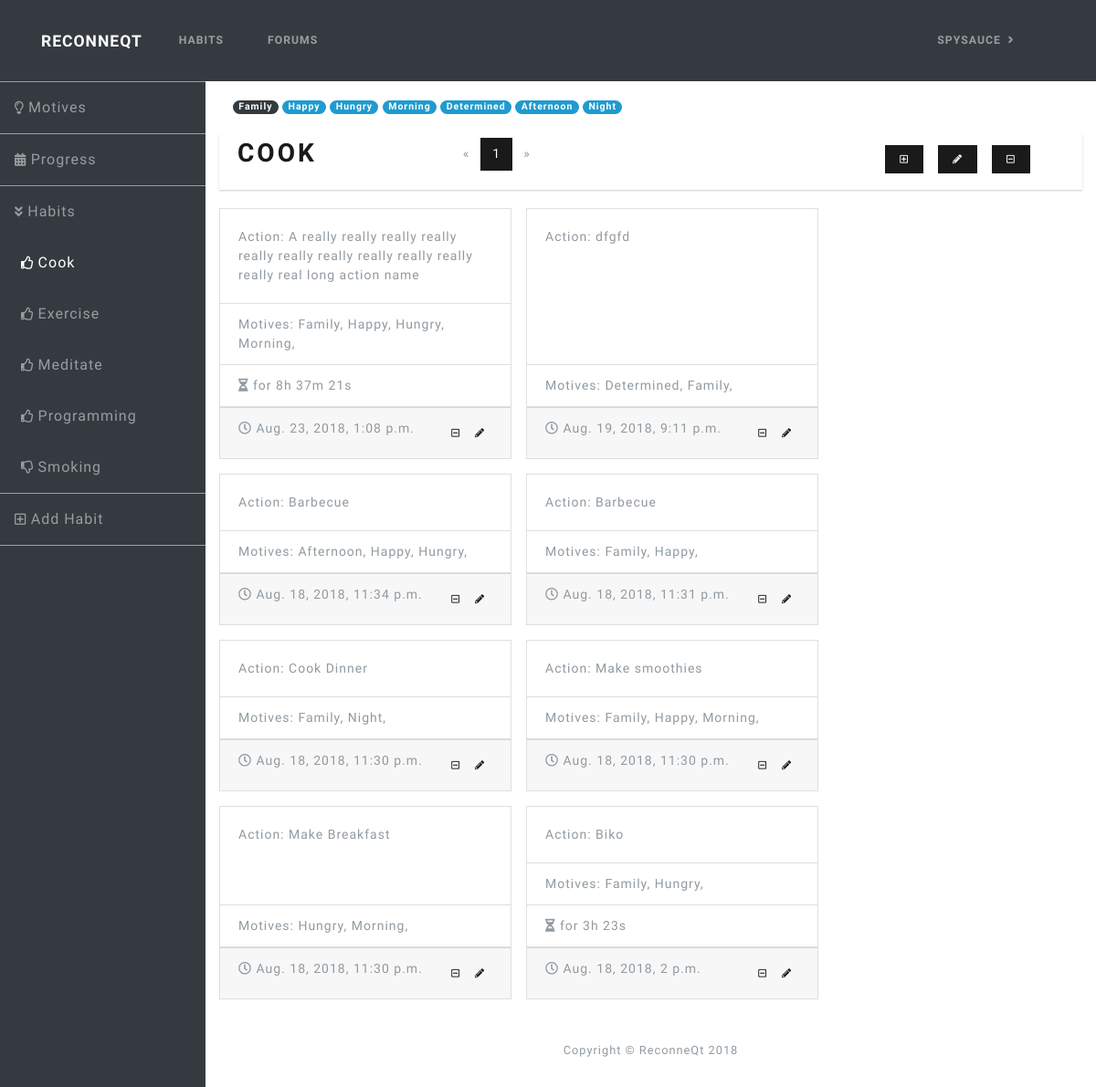
/reconneqt/habits/2/ (signed in), run on an earlier commit of the app's database.
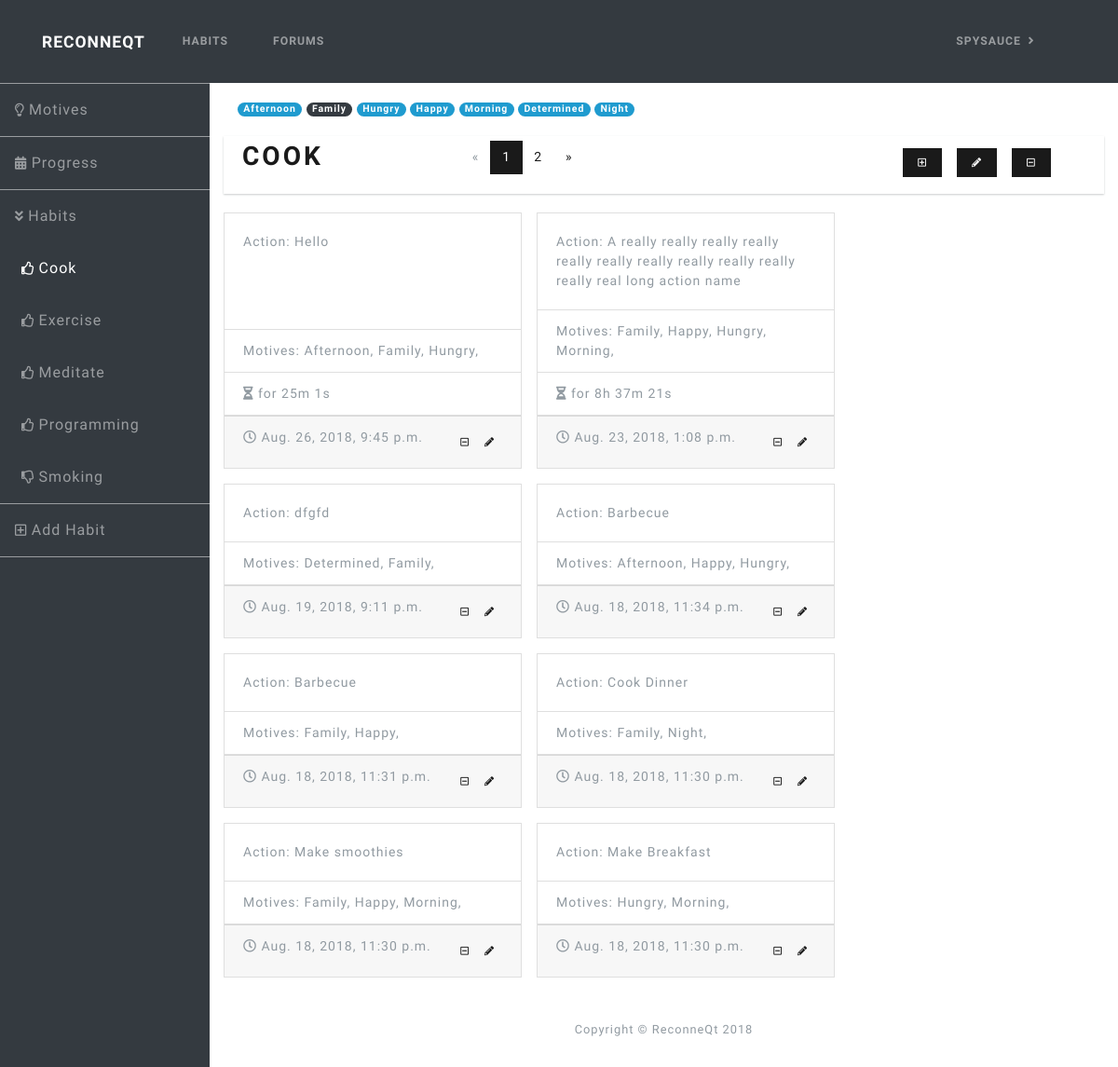
And on a later commit of the database.
### habits/models.py (models this page shows)
class Habit(models.Model):
    habit_name = models.CharField(max_length=30)
    good_habit = models.BooleanField(default=False)
    user = models.ForeignKey(User, on_delete=models.CASCADE)
    def __str__(self):
        return self.habit_name
    class Meta:
        ordering = ('habit_name',)

class Motive(models.Model):
    motive_name = models.CharField(max_length=100)
    user = models.ForeignKey(User, on_delete=models.CASCADE)
    def __str__(self):
        return self.motive_name
    class Meta:
        ordering = ('motive_name',)

class Action(models.Model):
    action_name = models.CharField(max_length=100)
    habit = models.ForeignKey('Habit', on_delete=models.CASCADE)
    motives = models.ManyToManyField('Motive')
    action_start = models.DateTimeField(blank=True, null=True, auto_now_add=False)
    action_end = models.DateTimeField(blank=True, null=True, auto_now_add=False)
    user = models.ForeignKey(User, on_delete=models.CASCADE)
    def __str__(self):
        return self.action_name

### habits/views/habits.py (the view)
# urls.py: path('habits/<int:habit_id>/', views.habit_detail, name='habit_detail'),
@login_required
def habit_detail(request, habit_id):
    try:
        user_id = int(request.user.id)
        habit_list = Habit.objects.filter(user_id=user_id)
        habit = Habit.objects.get(pk=habit_id)
        action_list = Action.objects.filter(user_id=user_id).filter(habit=habit_id).order_by('-action_start')
        paginator = Paginator(action_list, 8) # Show 8 actions per page
        page = request.GET.get('page')
        actions = paginator.get_page(page)
        occurence = {}
        num_motives = 0
        for a in action_list:
            for m in a.motives.all():
                num_motives += 1
                if m in occurence:
                    occurence[m] += 1
                else:
                    occurence[m] = 1
        context = {
            'habit': habit,
            'habit_list': habit_list,
            'num_motives': num_motives,
            'occurence': occurence,
            'actions': actions,
            'paginator': paginator,
        }
    except Habit.DoesNotExist:
        raise Http404("Habit does not exist")
    except PageNotAnInteger:
        actions = paginator.page(1)
    except EmptyPage:
        actions = paginator.page(paginator.num_pages)
    return render(request, 'habits/habit_detail.html', context)

### habits/templatetags/habit_filters.py (called while the page is built)
@register.filter(name='get_occurence')
def get_occurence(value, total):
    percentage = (value / total) * 100
    if percentage <= 25:
        return "info"
    elif percentage > 65:
        return "warning"
    else:
        return "dark"

@register.filter(name='get_duration')
def get_duration(start, end):
    if end != None:
        total = end - start
        hours, remainder = divmod(total.total_seconds(), 3600)
        minutes, seconds = divmod(remainder, 60)
        duration = 'for '
        if int(hours) != 0:
            duration += str(int(hours)) + 'h '
        if int(minutes) != 0:
            duration += str(int(minutes)) + 'm '
        if int(seconds) != 0:
            duration += str(int(seconds)) + 's'
        return duration
    else:
        return ''

### habits/templates/habits/habit_detail.html (shortened to what the changed rows need)
{% extends "habits/base_habits.html" %}
{% load habit_filters %}
{% block main %}
<div id="habit-details" class="container-fluid">
  <div id="occurences" class="container-fluid">
    {% for key, value in occurence.items %}
    <span class="badge badge-pill badge-{{ value|get_occurence:num_motives }}">{{ key }}</span>
    {% endfor %}
  </div>
  <div class="row habit-menu">
    <div class="habit-title col-lg-3 col-md-3 col-sm-4">
      <h2>{{ habit }}</h2>
    </div>
    <div class="actions-pagination col-lg-6 col-md-4">
      <ul class="pagination">
        {% for page in actions.paginator.page_range %}
          {% if actions.number == page %}
            <li class="page-item active">
              <a class="page-link" href="?page={{ page }}">{{ page }}</a>
            </li>
          {% else %}
            <li class="page-item">
              <a class="page-link" href="?page={{ page }}">{{ page }}</a>
            </li>
          {% endif %}
        {% endfor %}
        {% if actions.has_next %}
          <li class="page-item">
            <a class="page-link" href="?page={{ actions.next_page_number }}">&raquo;</a>
          </li>
        {% else %}
          <li class="page-item disabled">
            <a class="page-link" href="#">&raquo;</a>
          </li>
        {% endif %}
      </ul>
    </div>
  </div>
  <div class="row">
    {% for action in actions %}
      <div class="card mr-3 mb-3" style="width: 20rem;">
        <div class="card-body">
          Action: {{ action }}
        </div>
        <ul class="list-group list-group-flush">
          <li class="list-group-item">
            Motives:
            {% for t in action.motives.all %}
            {{ t }},
            {% endfor %}
          </li>
          {% if action.action_end %}
            <li class="list-group-item"><i class="fas fa-hourglass-half"></i> {{ action.action_start|get_duration:action.action_end }}</li>
          {% endif %}
        </ul>
        <div class="card-footer text-muted">
          <i class="far fa-clock"></i> {{ action.action_start }}
          <span data-toggle="modal">
            <a data-form="{% url 'action_edit' habit_id=habit.id pk=action.pk %}" href="#" class="edit-action-button btn btn-sm pull-right" style="padding: 0.5rem;" role="button" data-toggle="tooltip" data-target="#modal" data-placement="bottom" title="Edit {{ action|truncatewords:"4" }}">
              <i class="fas fa-pencil-alt"></i>
            </a>
          </span>
          <span data-toggle="modal">
            <a data-form="{% url 'action_delete' pk=action.pk %}" href="#" class="btn btn-sm delete-action-button  pull-right" style="padding: 0.5rem;" role="button" data-toggle="tooltip" data-target="#modal" data-placement="bottom" id="delete-action-button" title="Delete {{ action|truncatewords:"4" }}">
              <i class="far fa-minus-square"></i>
            </a>
          </span>
        </div>
      </div>
    {% endfor %}
  </div>
</div>
{% endblock %}

### habits/templates/habits/base_habits.html (shortened to what this page needs)
{% extends "habits/base_template.html" %}
{% load staticfiles %}
{% block css %}
<link href="{% static 'habits/css/sb-admin.css' %}" rel="stylesheet">
<link href="{% static 'habits/css/habits.css' %}" rel="stylesheet">
{% endblock %}
{% block content %}
  {% if not user.is_anonymous %}
  <div id="wrapper">
    <ul class="sidebar navbar-nav">
      <li class="nav-item" style="border-bottom: 1px solid rgba(255, 255, 255, 0.5) !important; border-top: 1px solid rgba(255, 255, 255, 0.5) !important; margin-right: 0;">
        <a class="nav-link" href="{% url 'motives' %}">
          <i class="far fa-lightbulb"></i>
          <span>Motives</span>
        </a>
      </li>
      <li class="nav-item" style="border-bottom: 1px solid rgba(255, 255, 255, 0.5) !important; margin-right: 0;">
        <a class="nav-link" href="{% url 'progress' %}">
          <i class="fas fa-calendar-alt"></i>
          <span>Progress</span>
        </a>
      </li>
      <li class="nav-item">
        <a class="nav-link" href="#">
          <i class="fas fa-angle-double-down"></i>
          <span>Habits</span>
        </a>
      </li>
      {% for habit in habit_list %}
      <li class="nav-item" style="margin-left: 0.5em">
        {% if habit.good_habit %}
        <a href="{% url 'habit_detail' habit.id %}" class="nav-link">
          <i class="far fa-thumbs-up"></i>
          <span>{{ habit.habit_name }}</span>
        </a>
        {% else %}
        <a href="{% url 'habit_detail' habit.id %}" class="nav-link">
          <i class="far fa-thumbs-down"></i>
          <span>{{ habit.habit_name }}</span>
        </a>
        {% endif %}
      </li>
      {% endfor %}
      <li class="nav-item" style="border-bottom: 1px solid rgba(255, 255, 255, 0.5) !important; border-top: 1px solid rgba(255, 255, 255, 0.5) !important; margin-right: 0;">
        <span data-toggle="modal">
          <a id="new-habit-button" class="nav-link" data-target="#modal" data-form="{% url 'habit_new' %}" href="#" data-toggle="tooltip" data-placement="right" title="Add a habit">
            <i class="far fa-plus-square"></i>
            <span>Add Habit</span>
          </a>
        </span>
      </li>
    </ul>
    <div id="content-wrapper">
      <div class="container-fluid">
          {% block main %}{% endblock %}
          <footer class="sticky-footer">
            <div class="container my-auto">
              <div class="copyright text-center my-auto">
                <span>Copyright © ReconneQt 2018</span>
              </div>
            </div>
          </footer>
        </div>
      </div>
    </div>
  {% else %}
  <div id="content-wrapper">
    <div class="container-fluid">
      <p>Please login to see this page.</p>
    </div>
  </div>
  {% endif %}
{% endblock %}

What changed in the data, as far as the page shows it:
no longer on this page (row unchanged): Action: action_name "Biko", action_start|get_duration "for 3h 23s", action_start "Aug. 18, 2018, 2 p.m.", Motive (motive_name "Family"), Motive (motive_name "Hungry")
shown differently, row unchanged: Motive "Afternoon": moves up the list
shown differently, row unchanged: Motive "Hungry": moves down the list
added Action: action_name "Hello", action_start|get_duration "for 25m 1s", action_start "Aug. 26, 2018, 9:45 p.m.", Motive (motive_name "Afternoon"), Motive (motive_name "Family"), Motive (motive_name "Hungry")
Also different on the page:
new list line: "2"
